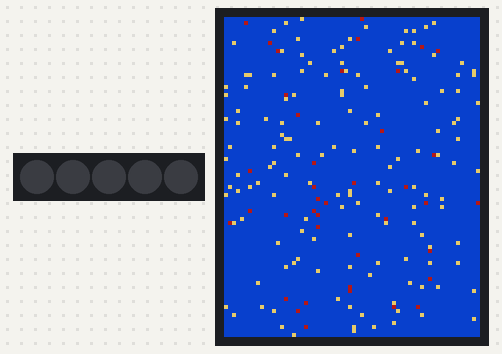
Recording of a program running on a simulated ESP32 board running CircuitPython. On the bench: 5 RGB LEDs in strip order, left to right, 128×160 colour display. Random numbers come from a fixed seed; the interpreter's speed is modelled, so counts of loop turns are approximate; what the program prints to the serial console is not drawn.

Above: at 0.2 s.
At 4.2 s:
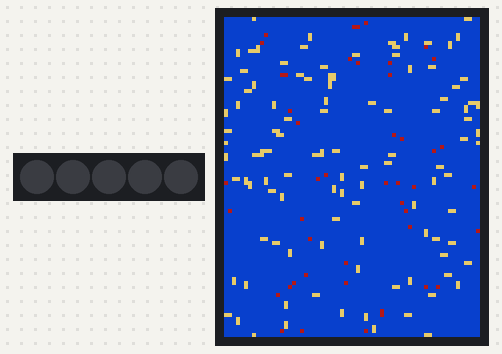
At 10.62 s:
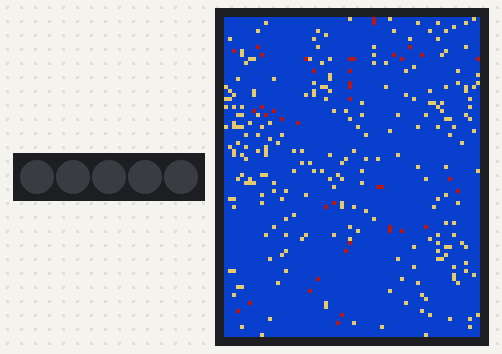
At 20.98 s:
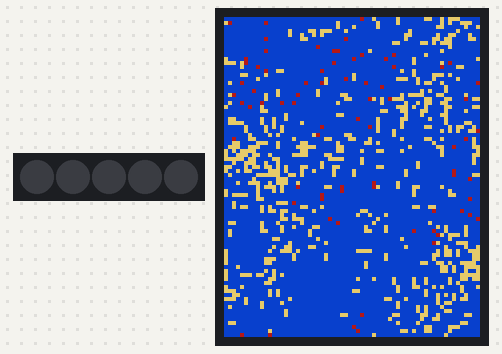
At 29.21 s:
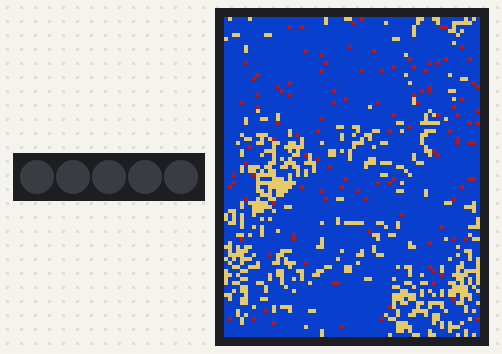
At 39.71 s:
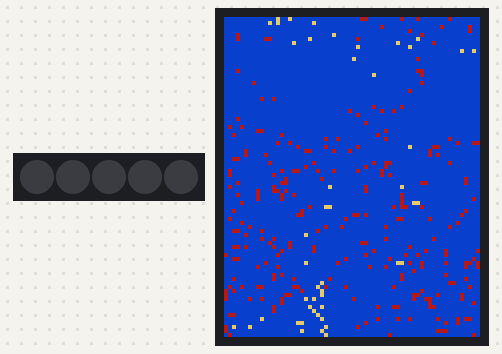

The program:

code.py
```python
"""
code.py -- Wa-Tor World for the Carolina Code Conference 2026 badge.
====================================================================
Wa-Tor (A.K. Dewdney, 1984) is a predator/prey world on a torus. Fish
wander and breed; sharks hunt fish, breed more slowly, and starve if
they do not eat. Neither species ever settles -- the populations chase
each other up and down for as long as the badge is on.

This started as a port of the viewer frame from the `wa-tor-whirl`
browser toy and kept its rules, its colours and its habit of running
with no controls at all. The frame itself is gone: the world fills the
whole 128x160 panel, 64x80 cells drawn two pixels square, so what you
see is the grid itself rather than a canvas inside a border.

The rules are the page's rules, quirks included: *every* creature
spends one energy per move, so fish starve too, and a creature that is
boxed in on all four sides simply passes -- it neither ages nor breeds
that turn.

Why the numbers are not the page's
----------------------------------
The page runs 500 fish and 125 sharks on a 50x50 canvas and settles at
roughly half a full grid. Scaled up that would be thousands of
creatures a turn, which is more than this hardware wants to move, so
the biology here is retuned for a thinly populated ocean:

    world       64 x 80  (5120 cells, each drawn 2x2 px)
    speed       200 ms per turn
    fish        150 start, energy 42, breeds every 20 moves
    sharks       40 start, energy 12, breeds every 16 moves, meal = 12

The lever that sets how crowded the world gets is what a meal is
worth. A shark spends 1 energy a move and meets a fish on about
4 * (fish density) of its moves, so it only breaks even where
4 * density * meal >= 1: with the page's meal of 1 that needs a 25%
fish density, and with a meal of 12 it needs about 2%. Slowing fish
breeding down from every 2 moves to every 20 keeps them from simply
filling the empty space that leaves.

That holds about 260 creatures, some 5% of the grid, but it is Wa-Tor,
so it booms and crashes -- expect anything from a few dozen to a
couple of thousand. A world this size is also small enough for a bad
crash to finish it: they run about seven minutes before one species
loses and the next world starts. The 128x160 version of this world
lasted three times as long, which is the price of the bigger cells.

Controls
--------
None. The world runs by itself and reseeds when it is over: only
sharks left, only fish left, or open ocean.

How this is fast enough
-----------------------
The browser version keeps a list of creature objects and reads the
world back out of the canvas with `getImageData`. Neither idea
survives contact with a microcontroller: thousands of dict-ish objects
would eat the heap, and per-creature `findIndex` scans are quadratic.

So the world *is* the state here. `cells` is one flat array of 5120
16-bit words, and each creature is packed into a single word:

    bit 0-1   type   1 = fish, 2 = shark   (0 = open ocean)
    bit 2-6   fert   turns since it last bred   (0-31)
    bit 7-14  chi    energy left                (0-255)
    bit 15    stamp  "already took its turn this tick"

That is 10 KB as an `array("H")` against 20 KB as a list of Python
ints. The stamp bit flips its meaning every tick, which saves walking
the grid to clear it: a creature that moves into a cell the tick has
not reached yet is skipped rather than moving twice.

Three more things keep the tick cheap:

  * `cells` and the bitmap use the *same* flat index, so drawing a
    creature is one `bmp[idx]` store -- no index-to-(x, y) conversion,
    and the group's `scale` does the zoom to screen size in C.
  * The tick carries its own work list: every creature that survives
    appends where it ended up, so the next tick starts from a list of
    occupied cells instead of rescanning all 5120. Entries can go
    stale (eaten fish), which the stamp check already catches.
  * Fish outnumber sharks and only ever look for open water, so their
    neighbour scan is unrolled and skips the "is that prey?" test.

At a typical thousand creatures the turn costs far less than pushing
the frame out over SPI, so the viewer is limited by the panel rather
than by Python.
"""

# --- backlight off FIRST, before the slow adafruit imports ---------
# The panel powers up bright white, so claim IO5 and drive it low
# before spending seconds on imports.
import board
import digitalio
bl = digitalio.DigitalInOut(board.IO5)
bl.direction = digitalio.Direction.OUTPUT
bl.value = False

import time
import random
import busio
import displayio
import fourwire
import neopixel
import adafruit_st7735r
from array import array


# ==================================================================
# The world's parameters. See the module docstring for why these are
# not the page's -- the short version is that a meal worth 30 is what
# lets sharks live in a thinly populated ocean.
# ==================================================================
COLS = 64                    # 64 x 80 cells drawn 2x2 -> the whole panel
ROWS = 80
CELL = 2                     # pixels per cell; COLS*CELL must be 128
PLAY_SPEED = 0.2             # seconds per turn

STARTING_FISH = 150
START_FISH_CHI = 42          # moves a fish lives without breeding
FISH_FERT_RATE = 20          # moves between calves  (max 31, 5 bits)
FISH_WEIGHT = 12             # energy a shark gains from a meal

STARTING_SHARKS = 40
START_SHARK_CHI = 12         # moves a shark lives between meals
SHARK_FERT_RATE = 16         # moves between pups    (max 31, 5 bits)

OCEAN = 0                    # also the empty-cell marker
FISH = 1
SHARK = 2

CELL_COUNT = COLS * ROWS
COLS_1 = COLS - 1
LAST_ROW = CELL_COUNT - COLS

# Creature packing (see the module docstring).
FERT_SHIFT = 2
CHI_SHIFT = 7
STAMP_BIT = 1 << 15
VALUE_MASK = STAMP_BIT - 1

# Newborns, pre-packed: type + full energy, fertility zero.
FISH_BABY = FISH | (START_FISH_CHI << CHI_SHIFT)
SHARK_BABY = SHARK | (START_SHARK_CHI << CHI_SHIFT)

# Colours lifted from the page's convertColor().
C_OCEAN = 0x0F41C8                   # rgba(15,65,200)
C_FISH = 0xE7CB6F                    # rgba(231,203,111)
C_SHARK = 0xB61919                   # rgba(182,25,25)

REPORT_EVERY = 50            # turns between population lines on serial


# ==================================================================
# Hardware
# ==================================================================
# The world has no LED display of its own; blank whatever the previous
# sample left lit.
pixels = neopixel.NeoPixel(board.IO4, 5, brightness=0.2, auto_write=False)
pixels.fill((0, 0, 0))
pixels.show()

# Keep the font chip off the shared SPI bus.
font_cs = digitalio.DigitalInOut(board.IO9)
font_cs.direction = digitalio.Direction.OUTPUT
font_cs.value = True

displayio.release_displays()
spi = busio.SPI(clock=board.IO12, MOSI=board.IO11)
display_bus = fourwire.FourWire(
    spi,
    command=board.IO6,
    chip_select=board.IO10,
    reset=board.IO7,
    baudrate=8_000_000,
)
display = adafruit_st7735r.ST7735R(
    display_bus,
    width=128,
    height=160,
    rotation=0,
    bgr=True,
    auto_refresh=False,
)


# ==================================================================
# Scene -- one bitmap at world resolution, blown up to fill the panel.
#
# The bitmap stays 64x80 and a Group with `scale=CELL` doubles it to
# 128x160: displayio does the zoom in C, so drawing a creature is one
# store into a small bitmap rather than four stores into a big one.
# ==================================================================
palette = displayio.Palette(3)
palette[OCEAN] = C_OCEAN
palette[FISH] = C_FISH
palette[SHARK] = C_SHARK

grid_bmp = displayio.Bitmap(COLS, ROWS, 3)
scene = displayio.Group(scale=CELL)
scene.append(displayio.TileGrid(grid_bmp, pixel_shader=palette))
display.root_group = scene


# ==================================================================
# The world
# ==================================================================
# 16-bit words, one per cell. Built from a zero-filled bytes object so
# it never has to exist as a 5120-element Python list.
cells = array("H", bytes(2 * CELL_COUNT))

queue = []                   # where the creatures are, from last tick
mv = [0, 0, 0, 0]            # scratch: open neighbours
pv = [0, 0, 0, 0]            # scratch: neighbouring fish (sharks only)

stamp = 1                    # this tick's "already acted" mark
fish_pop = 0
shark_pop = 0


def populate():
    """Fill an empty ocean with fish, then sharks, never stacking two."""
    global fish_pop, shark_pop, stamp, queue

    for i in range(CELL_COUNT):
        cells[i] = 0
    grid_bmp.fill(OCEAN)

    # New creatures carry stamp 0, so the first tick (stamp 1) moves them.
    stamp = 1
    queue = []

    placed = 0
    while placed < STARTING_FISH:
        i = random.randrange(CELL_COUNT)
        if not cells[i]:
            cells[i] = FISH_BABY
            grid_bmp[i] = FISH
            queue.append(i)
            placed += 1

    placed = 0
    while placed < STARTING_SHARKS:
        i = random.randrange(CELL_COUNT)
        if not cells[i]:
            cells[i] = SHARK_BABY
            grid_bmp[i] = SHARK
            queue.append(i)
            placed += 1

    fish_pop = STARTING_FISH
    shark_pop = STARTING_SHARKS


def step():
    """One turn of the world -- popList() from the page, in one pass.

    Every creature standing at the start of the turn gets a move: eat
    if it can, breed if it is ready, otherwise wander. Cells are
    repainted as they change, so nothing redraws the whole grid.
    """
    global stamp, fish_pop, shark_pop, queue

    # Local aliases: in CircuitPython a global or attribute lookup
    # costs noticeably more than a local, and this loop runs once per
    # creature per turn.
    cells_ = cells
    bmp = grid_bmp
    rnd = random.randrange
    mv_ = mv
    pv_ = pv
    mark = stamp << 15
    fish = fish_pop
    sharks = shark_pop

    pending = queue
    nxt = []
    keep = nxt.append        # every survivor records where it ended up

    while pending:
        idx = pending.pop()
        c = cells_[idx]
        if not c or (c & STAMP_BIT) == mark:
            # Empty (its occupant moved away, or a shark ate it), or
            # already took its turn after moving in here.
            continue

        chi = (c >> CHI_SHIFT) & 255
        if chi == 0:
            # Out of energy: it dies where it stands.
            cells_[idx] = 0
            bmp[idx] = OCEAN
            if c & 3 == FISH:
                fish -= 1
            else:
                sharks -= 1
            continue

        ctype = c & 3
        fert = (c >> FERT_SHIFT) & 31

        # Four neighbours, wrapping -- the world is a torus. Only the
        # column has to be worked out; the row edges are just the ends
        # of the flat index.
        x = idx % COLS
        lf = idx - 1 if x else idx + COLS_1
        rt = idx + 1 if x < COLS_1 else idx - COLS_1
        up = idx - COLS if idx >= COLS else idx + LAST_ROW
        dn = idx + COLS if idx < LAST_ROW else idx - LAST_ROW

        nopen = 0
        nprey = 0
        if ctype == SHARK:
            # Sharks are the rare case, so readability wins.
            for n in (lf, rt, dn, up):
                t = cells_[n]
                if not t:
                    mv_[nopen] = n
                    nopen += 1
                elif t & 3 == FISH:
                    pv_[nprey] = n
                    nprey += 1
        else:
            # Fish are the common case and only want open water; this
            # is unrolled on purpose -- no loop, no tuple, no type test.
            if not cells_[lf]:
                mv_[nopen] = lf
                nopen += 1
            if not cells_[rt]:
                mv_[nopen] = rt
                nopen += 1
            if not cells_[dn]:
                mv_[nopen] = dn
                nopen += 1
            if not cells_[up]:
                mv_[nopen] = up
                nopen += 1

        # A shark takes a fish if one is adjacent; otherwise anything
        # alive moves into open water. One candidate needs no dice.
        if nprey:
            n = pv_[0] if nprey == 1 else pv_[rnd(nprey)]
        elif nopen:
            n = mv_[0] if nopen == 1 else mv_[rnd(nopen)]
        else:
            # Boxed in. The page pushes it back unchanged -- no move,
            # no energy spent, no fertility gained.
            cells_[idx] = (c & VALUE_MASK) | mark
            keep(idx)
            continue

        # Breeding: the parent leaves a newborn in the cell it vacates.
        baby = 0
        if ctype == FISH:
            if fert >= FISH_FERT_RATE:
                baby = FISH_BABY | mark
                fert = 0
                fish += 1
        elif fert >= SHARK_FERT_RATE:
            baby = SHARK_BABY | mark
            fert = 0
            sharks += 1

        if nprey:
            # Only a shark gets here, and only onto a fish.
            chi += FISH_WEIGHT
            if chi > 255:
                chi = 255
            fish -= 1

        # Vacate the cell. A newborn wears its parent's colour, so the
        # pixel is already right and only an empty cell needs redrawing.
        cells_[idx] = baby
        if baby:
            keep(idx)
        else:
            bmp[idx] = OCEAN

        fert += 1
        chi -= 1
        cells_[n] = ctype | (fert << FERT_SHIFT) | (chi << CHI_SHIFT) | mark
        bmp[n] = ctype
        keep(n)

    queue = nxt
    stamp ^= 1
    fish_pop = fish
    shark_pop = sharks


# ==================================================================
# Main
# ==================================================================
try:
    random.seed(time.monotonic_ns())
except AttributeError:
    pass

populate()
display.refresh()
bl.value = True

turn = 0
print("WaTor: %dx%d world, %d fish, %d sharks"
      % (COLS, ROWS, fish_pop, shark_pop))

while True:
    started = time.monotonic()

    step()
    display.refresh()

    turn += 1
    if turn % REPORT_EVERY == 0:
        # No room for a tally on screen any more -- the world owns
        # every pixel -- so the populations go to the serial console.
        print("WaTor: turn %d  fish %d  sharks %d" % (turn, fish_pop, shark_pop))

    # The page stops when the world empties or fills; with no Restart
    # button, start a fresh world instead. It takes both species to
    # make a Wa-Tor world worth watching, so the moment one of them is
    # gone -- all sharks, all fish, or open ocean -- this one is over.
    if fish_pop == 0:
        why = "ocean" if shark_pop == 0 else "sharks only"
    elif shark_pop == 0:
        why = "fish only"
    elif fish_pop + shark_pop >= CELL_COUNT:
        why = "world full"
    else:
        why = None

    if why:
        print("WaTor: %s after %d turns -- reseeding" % (why, turn))
        time.sleep(0.5)
        populate()
        turn = 0
        display.refresh()
        continue

    # Hold the turn length when there is slack; a crowded world simply
    # runs as fast as the badge can draw it.
    slack = PLAY_SPEED - (time.monotonic() - started)
    if slack > 0:
        time.sleep(slack)
```
